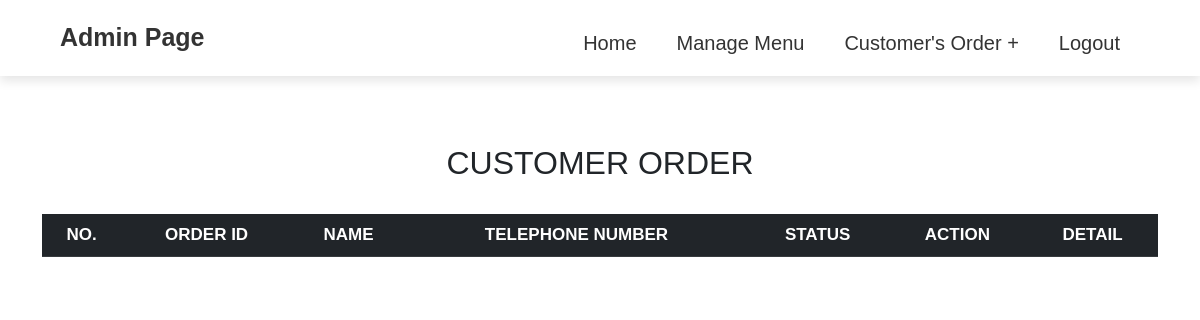
Before: /admin/manageOrder.php (signed in) with the older database file.
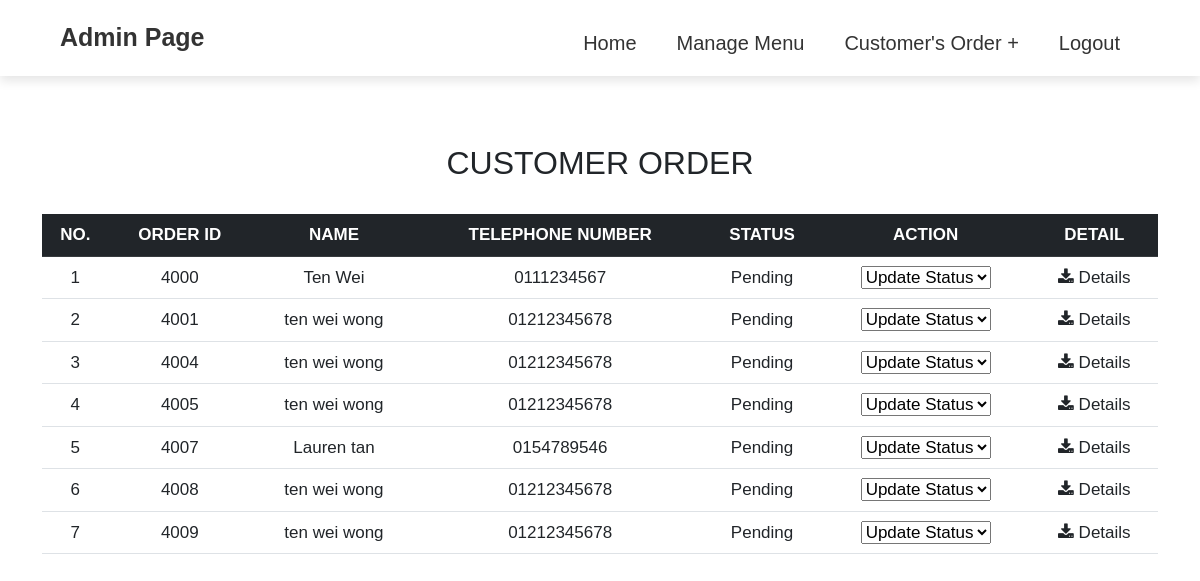
After: the same page with the newer database file.
### tables this page shows
CREATE TABLE `orders` (
  `orderID` int(11) NOT NULL,
  `orderDate` date NOT NULL,
  `amount` double(6,2) DEFAULT NULL,
  `orderStatus` varchar(50) DEFAULT NULL,
  `customerID` int(11) DEFAULT NULL
);

CREATE TABLE `customer` (
  `customerID` int(11) NOT NULL,
  `email` varchar(50) NOT NULL,
  `password` varchar(100) NOT NULL,
  `name` varchar(100) NOT NULL,
  `contactNo` varchar(20) NOT NULL,
  `gender` varchar(5) NOT NULL,
  `dob` date DEFAULT NULL,
  `address` varchar(1000) NOT NULL
);

### admin/manageOrder.php (the view, shortened to what this page needs)
<?php
include('../connect.php');
?>
<!doctype html>
<html lang="en" dir="ltr">
<head>
	<link href="https://cdn.jsdelivr.net/npm/bootstrap@5.2.3/dist/css/bootstrap.min.css" rel="stylesheet">
	<link rel="stylesheet" href="https://cdnjs.cloudflare.com/ajax/libs/font-awesome/6.2.1/css/all.min.css" />
    <link rel="stylesheet" href="https://cdnjs.cloudflare.com/ajax/libs/font-awesome/5.15.3/css/all.min.css"/>
</head>
<body>
	<?php include('headerAdmin.php'); ?>
	<br><br><br><br><br><br>
	<h2 class="txt1" style="text-align: center">CUSTOMER ORDER</h2>
	<br>
	<div class="container">
		<table class="table table-hover text-center">
			<thead class="table-dark">
				<tr style="font-size: 17px">
					<th scope="col">NO.</th>
					<th scope="col">ORDER ID</th>
					<th scope="col">NAME</th>
					<th scope="col">TELEPHONE NUMBER</th>
					<th scope="col">STATUS</th>
					<th scope="col">ACTION </th>
					<th scope="col">DETAIL </th>
				</tr>
			</thead>
			<tbody>
			<?php
			$ret = mysqli_query($conn,"SELECT orderID, name, email, contactNo, orderStatus FROM orders o, customer c WHERE o.customerID = c.customerID AND orderStatus = 'Pending'");
			$i=1;
			if(mysqli_num_rows($ret)>0){
				while ($row=mysqli_fetch_assoc($ret)){
					?>
					<tr style="font-size: 17px">
						<td><?php echo $i++ ?></td>
						<td><?php echo $row['orderID'] ?></td>
						<td><?php echo $row['name'] ?></td>
						<td><?php echo $row['contactNo'] ?></td>
						<td><?php echo $row['orderStatus'] ?></td>
						<td>
						<select  id="statusSelect" onChange="status_update(this.options[this.selectedIndex].value, '<?php echo $row['orderID'] ?>', '<?php echo $row['name']?>' , '<?php echo $row['email']?>')">
						<option value="">Update Status</option>
						</select>
						</td>
						<td>
          				<a href="custReceipt.php?id=<?php echo $row['orderID'] ?>" class="link-dark" style="text-decoration: none;"><i class="fa fa-download"></i>&nbsp;Details</a>
        				</td>
					</tr>
					<?php
				}
			}
			?>
			</tbody>
		</table>
	</div>
</body>
</html>

### admin/headerAdmin.php (shortened to what this page needs)
<!doctype html>
<html lang="en">
<head>
<link rel="stylesheet" href="https://stackpath.bootstrapcdn.com/font-awesome/4.7.0/css/font-awesome.min.css">
<link rel="stylesheet" type="text/css" href="../css/try.css">
</head>
<body>
<header>
	<a href="#" class="logo">Admin Page</a>
	<nav class="navbar">
    <ul>
		<li><a href="adminMain.php">Home</a></li>
        <li><a href="manageMenu.php">Manage Menu</a></li>
        <li><a href="#">Customer's Order +</a>
        </li>
        <li><a href="../logout.php">Logout</a></li>
    </ul>
</nav>
</header>
</body>
</html>

### css/try.css (style rules this page uses)
* { padding: 0; margin: 0; box-sizing: border-box; font-family: Arial, Helvetica, san-serif; text-decoration: none; }
header { position: fixed; top:0; left: 0; right: 0; background: #ffffff; box-shadow: 0 5px 10px rgb(0,0,0,.1); padding: 0px 5%; display: flex; align-items: center; justify-content: space-between; z-index: 1000; }
header .logo { font-weight: bolder; font-size: 25px; color: #333; text-decoration: none; }
header .navbar ul { list-style: none; margin-bottom: -10px; }
header .navbar ul li { position: relative; float: left; }
header .navbar ul li a { font-size: 20px; padding: 20px; color: #333; display: block; text-decoration: none; }

Changed rows visible on the page:
added orders: orderID "4000", customerID.name "Ten Wei", customerID.contactNo "0111234567", orderStatus "Pending"
added orders: orderID "4001", customerID.name "ten wei wong", customerID.contactNo "01212345678", orderStatus "Pending"
added orders: orderID "4004", customerID.name "ten wei wong", customerID.contactNo "01212345678", orderStatus "Pending"
added orders: orderID "4005", customerID.name "ten wei wong", customerID.contactNo "01212345678", orderStatus "Pending"
added orders: orderID "4007", customerID.name "Lauren tan", customerID.contactNo "0154789546", orderStatus "Pending"
added orders: orderID "4008", customerID.name "ten wei wong", customerID.contactNo "01212345678", orderStatus "Pending"
added orders: orderID "4009", customerID.name "ten wei wong", customerID.contactNo "01212345678", orderStatus "Pending"
